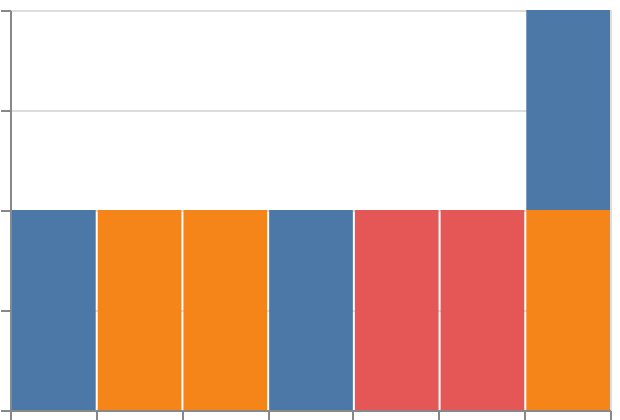

Vega-Lite specification for this chart:
### Vega-Lite specification from a JSON file in a GitHub repository (floating-point values rounded to 4 significant figures)
{"$schema": "https://vega.github.io/schema/vega-lite/v6.json", "padding": 5, "autosize": "none", "width": 300, "height": 200, "data": {"name": "table", "values": [{"c": "A", "g": "p", "x": 1, "y": 2, "v": 5, "t": "2024-01-15", "o": {"v": 3}, "IMDB Rating": 6.1, "d": "x1"}, {"c": "B", "g": "q", "x": 2, "y": 4, "v": 9, "t": "2024-02-20", "o": {"v": 7}, "IMDB Rating": 7.4, "d": "x2"}, {"c": "A", "g": "q", "x": 3, "y": 3, "v": 2, "t": "2024-03-05", "o": {"v": 1}, "IMDB Rating": 5.2, "d": "x1"}, {"c": "C", "g": "p", "x": 4, "y": 6, "v": 7, "t": "2024-05-30", "o": {"v": 4}, "IMDB Rating": 8.8, "d": "x3"}, {"c": "B", "g": "p", "x": 5, "y": 5, "v": 4, "t": "2024-07-11", "o": {"v": 9}, "IMDB Rating": 6.9, "d": "x2"}, {"c": "C", "g": "q", "x": 6, "y": 8, "v": 6, "t": "2024-09-02", "o": {"v": 2}, "IMDB Rating": 7.7, "d": "x3"}, {"c": "A", "g": "p", "x": 7, "y": 7, "v": 8, "t": "2024-11-25", "o": {"v": 5}, "IMDB Rating": 4.4, "d": "x1"}, {"c": "B", "g": "q", "x": 8, "y": 9, "v": 3, "t": "2024-12-31", "o": {"v": 8}, "IMDB Rating": 9.1, "d": "x2"}]}, "mark": "bar", "encoding": {"x": {"field": "v", "type": "quantitative", "bin": true}, "y": {"aggregate": "count", "type": "quantitative"}, "color": {"field": "c", "type": "nominal"}}}
